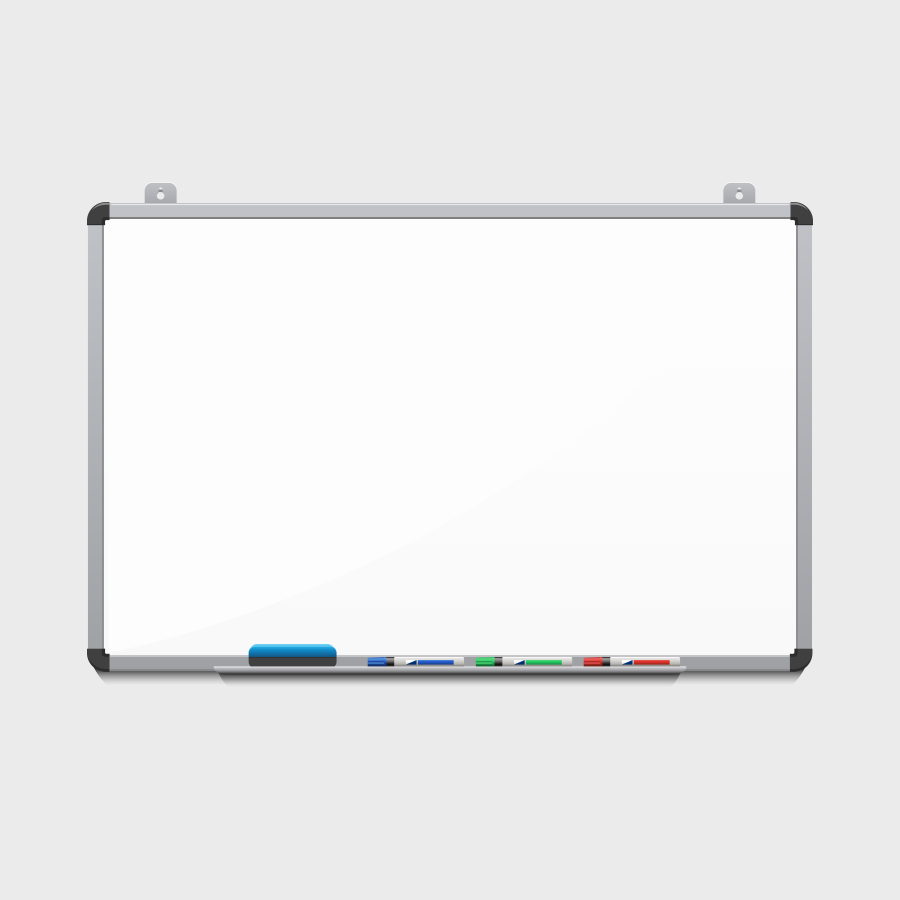
#> input picture images/white.jpg, 4500 x 4500 px (shown at 1/5 size)
$ python drw_demo.py
#> lines starting #> are read from the running program, lines starting #| are printed output that depends on the picture
import cv2 as cv

board = cv.imread("images/white.jpg")
#> board is the input picture: shape (4500, 4500, 3); mean B, G, R 237.3, 237.1, 236.9
board = cv.resize(board,(500,500))
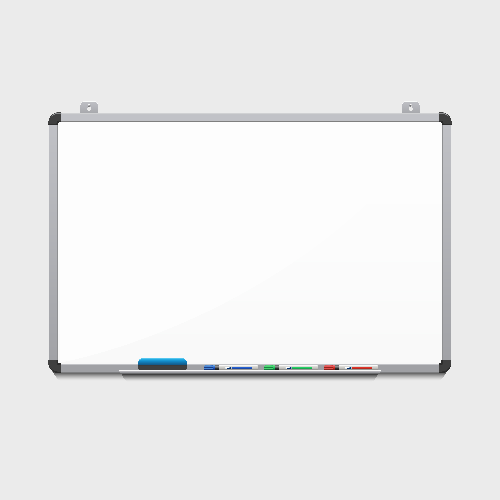
#> board: shape (500, 500, 3); mean B, G, R 237.4, 237.2, 237
#line
cv.line(board,(0,0),(255,255),(0,255,0),3)
#image, cordinates,color,thickness


#rectangle
cv.rectangle(board,(10,10),(400,400),(0,0,255),3)
# give thickness -1 for filled ractangle


#circle
cv.circle(board,(255,255),40,(255,0,0),4)

#text
cv.putText(board,"hy",(400,100),cv.FONT_HERSHEY_PLAIN,2,(255,255,0),2)
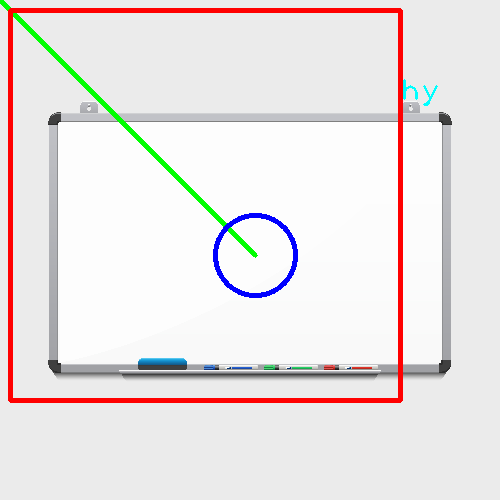
#> board: shape (500, 500, 3); mean B, G, R 228.4, 228.6, 234.4
#img,etxt,postition,font,size,color,thickness
cv.imshow("image",board)
cv.waitKey(0)

$ run again, with images/bird.jfif saved as images/white.jpg
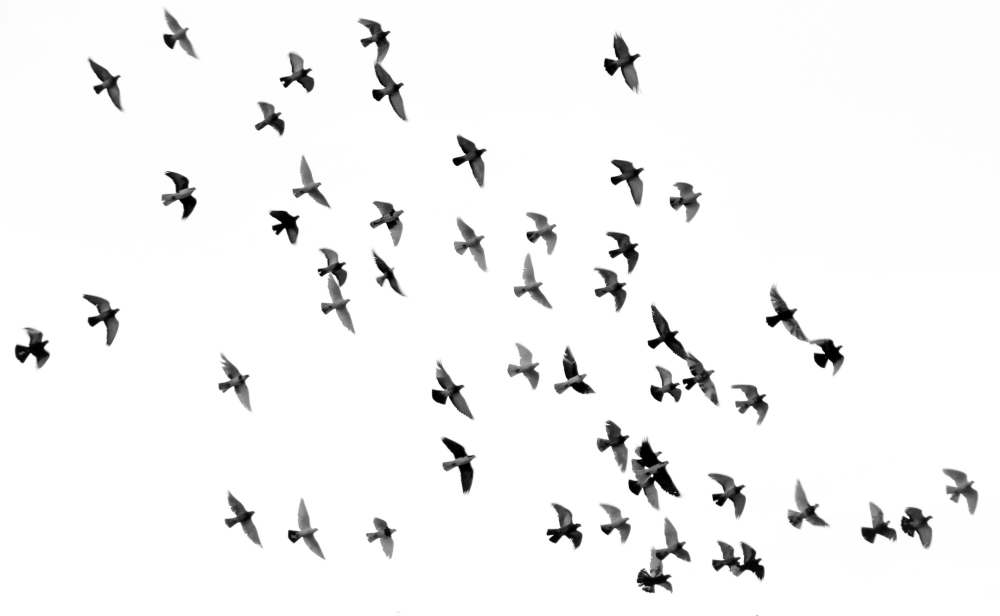
#> input picture images/bird.jfif, 3000 x 1847 px (shown at 1/3 size)
#> board is the input picture: shape (1847, 3000, 3); min 0, max 255, mean 243.9
#> `board = cv.resize(board,(500,500))`:
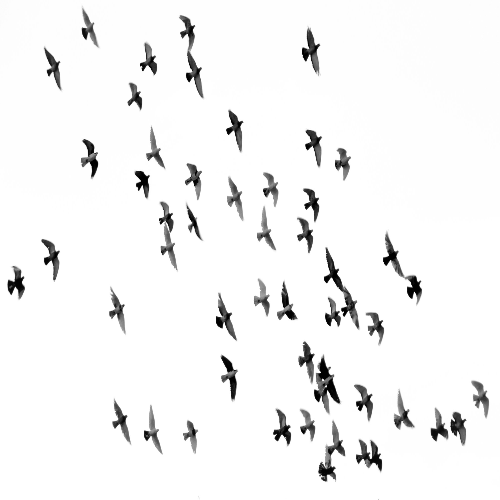
#> board: shape (500, 500, 3); min 0, max 255, mean 243.9
#> `cv.putText(board,"hy",(400,100),cv.FONT_HERSHEY_PLAIN,2,(255,255,0),2)`:
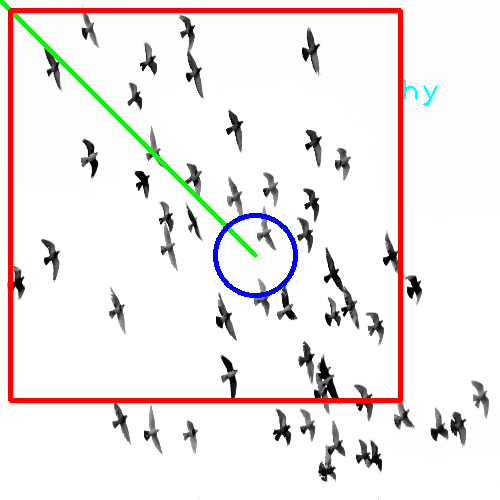
#> board: shape (500, 500, 3); mean B, G, R 234.5, 235, 241
